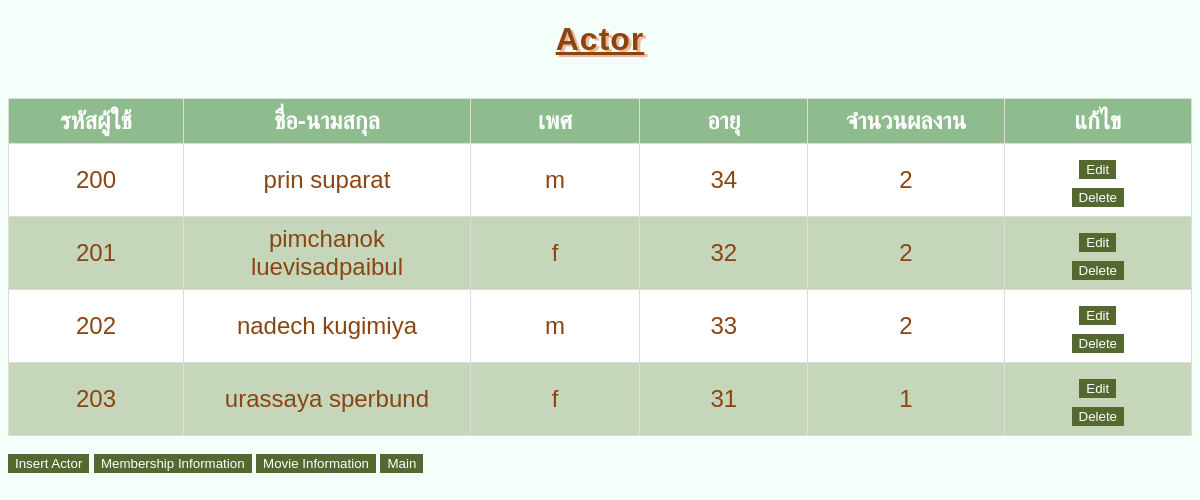
The app's page /mainac.php with its own data.
### tables this page shows
CREATE TABLE `actor` (
  `aid` int(3) NOT NULL,
  `aname` varchar(30) NOT NULL,
  `alastname` varchar(30) NOT NULL,
  `gender` varchar(5) NOT NULL,
  `age` int(3) NOT NULL,
  `acount` int(2) NOT NULL
);

### mainac.php (the view, shortened to what this page needs)
<!DOCTYPE html>
<html lang="en">
<head>
    <link rel="stylesheet" href="stylet.css">
</head>
<body>
<?php
    require 'conn.php';
    $sql = "SELECT * FROM actor";
    $result = $conn->query($sql);
?>
<h1>Actor</h1><br>
        <table>
            <thead>
                <tr>
                    <th>รหัสผู้ใช้</th>
                    <th>ชื่อ-นามสกุล</th>
                    <th>เพศ</th>
                    <th>อายุ</th>
                    <th>จำนวนผลงาน</th>
                    <th>แก้ไข</th>
                </tr>
            </thead>
            <tbody>
                <?php
                    if ($result->num_rows > 0) {
                        while($row = $result->fetch_assoc()) {
                            echo"<tr><td>".$row["aid"]."</td>"."<td>".$row["aname"]." ".$row["alastname"]."</td>"."<td>".$row["gender"]."</td>"."<td>".$row["age"]."</td>"."<td>".$row["acount"]."</td>"."<td>"."<a href='editac.php?aid=".$row["aid"]."'><button> Edit </button></a>"."<br>"."<a href='deleteac.php?aid=".$row["aid"]."'><button> Delete </button></a>"."</td>";
                            echo "</tr>";
                        }
                    }else {
                        echo "0 results";
                    }
                ?>
            </tbody>
        </table>
        <br>
        <a href='insertac.php'><button> Insert Actor</button></a>
        <a href='mainm.php'><button>Membership Information</button></a>
        <a href='mainv.php'><button>Movie Information</button></a>
        <a href='main.php'><button>Main</button></a>
</html>

### stylet.css (style rules this page uses)
body { color: #8b4513; background-color:#f5fffa; font-family:Arial, Helvetica, sans-serif; }
h1 { text-align: center; font-size: xx-large; text-decoration: underline; letter-spacing: 1px; text-shadow: 3px 2px #ebb995; }
th { padding-top: 12px; padding-bottom: 12px; text-align: center; width: 3%; background-color:#8fbc8f; color: rgb(255, 255, 255); }
tr:nth-child(even) { background-color: #C5D6BA; }
th,td { border: 1px solid #ddd; padding: 8px; }
table { background-color: white; border-collapse: collapse; border-radius : 1.5px solid #2e8b57; font-size: x-large; text-align: center; width: 100%; height: 70%; }
button { border: 1px solid #55682f; background-color:#55682f; color: white; }

### records on screen
actor: aid "200", aname "prin", alastname "suparat", gender "m", age "34", acount "2"
actor: aid "201", aname "pimchanok", alastname "luevisadpaibul", gender "f", age "32", acount "2"
actor: aid "202", aname "nadech", alastname "kugimiya", gender "m", age "33", acount "2"
actor: aid "203", aname "urassaya", alastname "sperbund", gender "f", age "31", acount "1"
